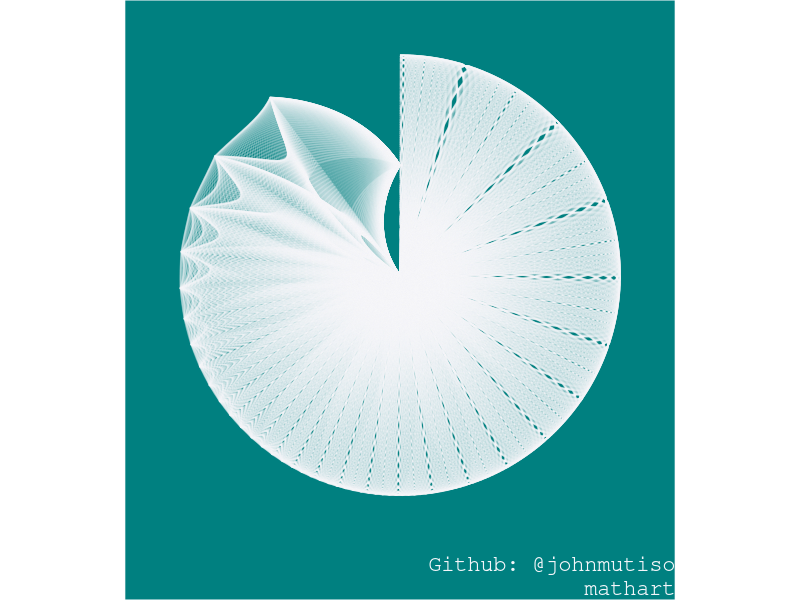

Write R code to recreate this figure.
library(tidyverse)

data1 <- data.frame(x=1:1000)

# Creating the Dataset ------------------------------
# sequences
seq1 <- seq(1,20,0.1)
seq2 <- seq(-20,20,0.1)

for(i in seq2) {

  fun1 <- function(x){
    y = (x**i)
    return(y)
  }
  
  col <- paste0('y_',i)
  data1[,col] <- map_dbl(1:1000, fun1)
}

# mathart plot ------------------------------------------
plot <- data1 %>% pivot_longer(cols = c(-1)) %>%
  ggplot() +
  geom_line(aes(x = log10(x),y = sin(log10(value)), group = name), 
            alpha = 0.3, size=0.5, col = '#f4f6fa') +
  coord_polar(direction = -1)+
  labs(caption = 'Github: @johnmutiso\nmathart')+
  theme_void() +
  theme(plot.background = element_rect(fill = '#008080', colour = '#f4f6fa', linetype = 7),
        text = element_text(color = '#f4f6fa', size = 20, family = 'mono'))

# Saving the plot -----------------------------------------
ggsave(filename = 'art_1.jpeg',
       device = ,
       path = './graphic/',
       plot = plot,
       dpi = 400,
       width = 15,
       height = 15)
